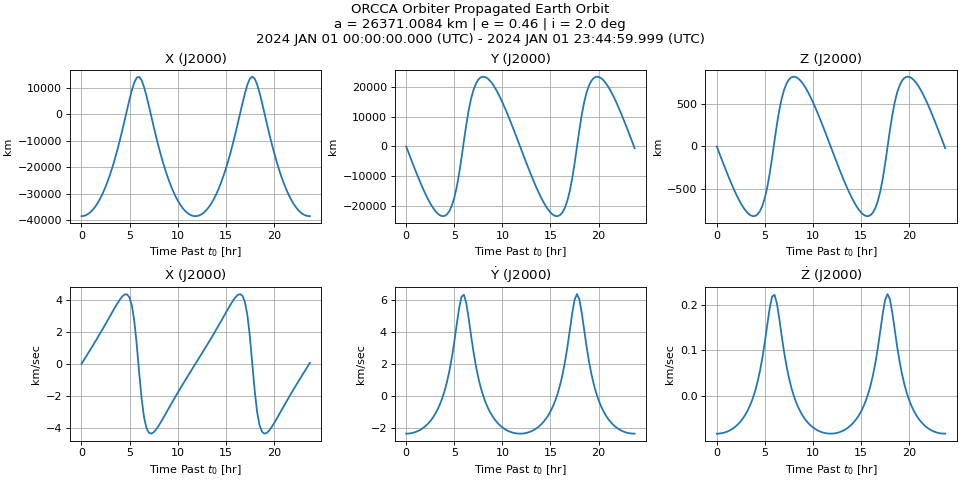

Generate this figure with Python:
import scarabaeus as scb

import numpy as np
import matplotlib.pyplot as plt

## setup
# define units and frame
kg, km, sec, hr = scb.Units.get_units(['kg', 'km', 'sec', 'hr'])
J2000 = scb.Frame('J2000')

# load SPICE kernels
scb.SpiceManager.load_kernel_from_mkfile('quickstart_mk.tm')

# define spacecraft
sc = scb.Spacecraft(name      = 'ORCCA Orbiter',
                    spice_id  = -123,
                    tot_mass  = scb.ArrayWUnits(2000.0, kg),
                    area      = scb.ArrayWUnits(1e-6, km**2),
                    ref_coeff = 1.5)

## define initial state
# central body
earth = scb.CelestialBody.from_constants('EARTH')

# compute components
a  = earth.mean_radius + scb.ArrayWUnits(20e3, km)  # 20,000 km altitude
GM = earth.grav_param.values
e, i, RAAN = 0.46, np.deg2rad(2), np.deg2rad(0.0)

v_circ = np.sqrt((GM / a.values) * ((1 - e) / (1 + e)))

# position
r0 = scb.ArrayWFrame(array          = [-a.values * (1 + e) * np.cos(RAAN),
                                       -a.values * (1 + e) * np.sin(RAAN),
                                       0],
                     units_or_frame = km,
                     frame          = J2000)

# velocity
v0 = scb.ArrayWFrame(array          = [v_circ * np.sin(RAAN) * np.cos(i),
                                       -v_circ * np.cos(RAAN) * np.cos(i),
                                       -v_circ * np.sin(i)],
                     units_or_frame = km / sec,
                     frame          = J2000)

# define state at start epoch
start_epoch = scb.EpochArray('2024-JAN-01 00:00:00.000', sys = 'UTC')
x0 = scb.StateArray(epoch  = start_epoch,
                    origin = earth,
                    state  = scb.StateDefinition()
                                .position(sc, r0)
                                .velocity(sc, v0))

## propagate
# propagate for a day with 15 minute timestep
epochs = scb.EpochArray.interval(start = start_epoch,
                                 end   = start_epoch + scb.ArrayWUnits(24, hr),
                                 dt    = scb.ArrayWUnits(0.25, hr))

# use only point mass for dynamics
prop = scb.Propagator(primary_body = sc,
                      state_vector = x0,
                      tspan        = epochs,
                      force_models = scb.ForceModelTranslation(sc))
prop.propagate()

## examine propagation
# create figure and labels
fig, axes = plt.subplots(2, 3, figsize = (12, 6), constrained_layout = True)
comp_lbls = ['X', 'Y', 'Z',
             r'$\mathrm{\dot{X}}$', r'$\mathrm{\dot{Y}}$', r'$\mathrm{\dot{Z}}$']
prop_times = (epochs - epochs[0]).convert_to(hr)    # want as hours past t0

# plot each state component
for ax, comp, lbl, in zip(axes.flatten(), prop.state.quantity.T, comp_lbls):
    ax.plot(prop_times, comp.values, lw = 1.6)

    # formatting
    ax.set_xlabel(r'Time Past $t_0$ [hr]')
    ax.set_ylabel(comp.units)
    ax.grid(), ax.set_title(lbl + ' (J2000)')

fig.suptitle((f'{sc.name} Propagated Earth Orbit\n'
              f'a = {a} | e = {e} | i = {np.rad2deg(i)} deg\n'
              f"{epochs[0].to(rep = 'CAL')} - {epochs[-1].to(rep = 'CAL')}"))

plt.show()
